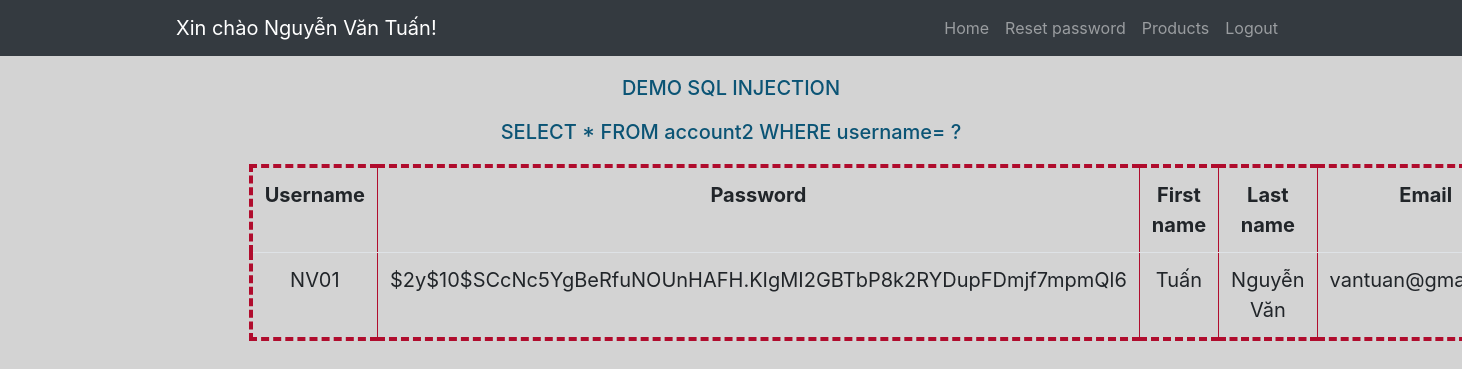
/web_phongtranh/index.php (signed in), run on an earlier commit of the app's database.
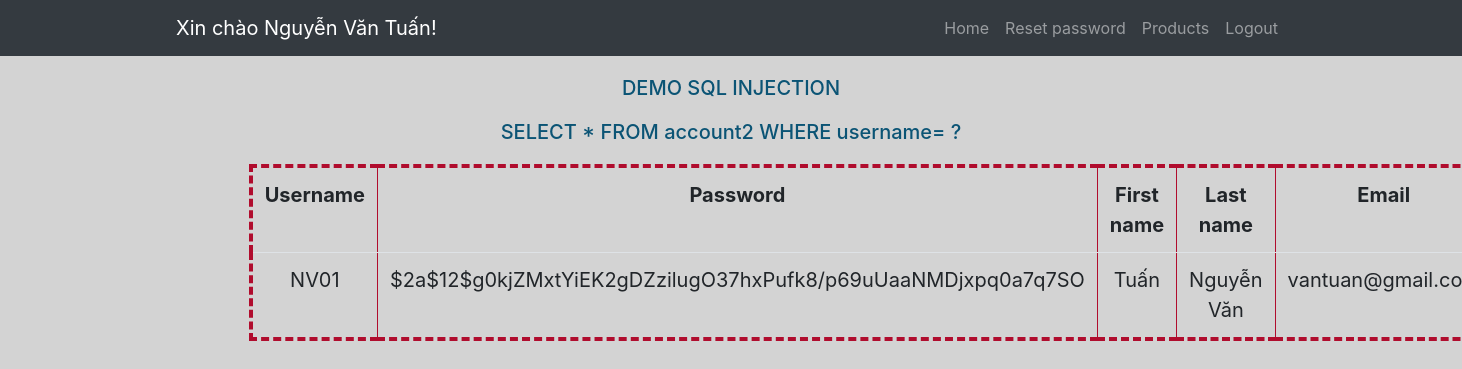
And on a later commit of the database.
### tables this page shows
CREATE TABLE `account2` (
  `username` varchar(50) NOT NULL,
  `password` varchar(500) NOT NULL,
  `firstname` varchar(50) NOT NULL,
  `lastname` varchar(50) NOT NULL,
  `email` varchar(100) NOT NULL
);

### web_phongtranh/index.php (the view, shortened to what this page needs)
<?php
    $ten_nv = $_SESSION['tennv'];
    $query = $_SESSION['query'];
    $con = open_database();
    $stm = $con->prepare($query);
    $stm->bind_param('s',$_SESSION['username']);
    if(!$stm->execute())
    {
        return $error ="Can not execute command";
    }
    $result = $stm->get_result();
?>
<!DOCTYPE html>
<html lang="en">
<head>
	<link rel="stylesheet" href="https://maxcdn.bootstrapcdn.com/bootstrap/4.5.2/css/bootstrap.min.css">
	<link rel="stylesheet" href="style.css">
</head>
<body>
<body>
    <nav class="navbar navbar-expand-md bg-dark navbar-dark">
        <div class="container">
        <?php
            echo '<a class="navbar-brand" href="#"> Xin chào ' .$ten_nv.'!</a>';
        ?>
            <div class="collapse navbar-collapse" id="collapsibleNavbar">
            <ul class="navbar-nav ml-auto">
                <li class="nav-item">
                <a class="nav-link" href="index.php">Home</a>
                </li>
                <li class="nav-item">
                <a class="nav-link" href="reset_password.php">Reset password</a>
                </li>
                <li class="nav-item">
                <a class="nav-link" href="product.php">Products</a>
                </li>
                <li class="nav-item">
                <a class="nav-link" href="logout.php">Logout</a>
                </li>
            </ul>
            </div>
        </div>
    </nav>
    <div class="row justify-content-center " >
        <div class="col-md-6 col-lg-8">
    <?php
        echo '<h3  class="Bigtitle">Demo SQL Injection</h3>';
        echo '<h5  class="title">'.$query.'</h5>'; ?>
    <table class="table" border="1">
        <tbody>
            <tr class="header">
                <td>Username</td>
                <td>Password</td>
                <td>First name</td>
                <td>Last name</td>
                <td>Email</td>
            </tr>
    <?php
    while($data=$result->fetch_assoc())
    {
        echo '<tr>
                <td>'.$data['username'].'</td>
                <td>'.$data['password'].'</td>
                <td>'.$data['firstname'].'</td>
                <td>'.$data['lastname'].'</td>
                <td>'.$data['email'].'</td>
            </tr>';
    }
    ?>
        </tbody>
    </table>
</div>
</div>
</body>
</html>

What changed in the data, as far as the page shows it:
changed account2 "NV01": password "$2y$10$SCcNc5YgBeRfuNOUnHAFH.KIgMI2GBTbP8k2RYDupFDmjf7mpmQl6" → "$2a$12$g0kjZMxtYiEK2gDZzilugO37hxPufk8/p69uUaaNMDjxpq0a7q7SO"
